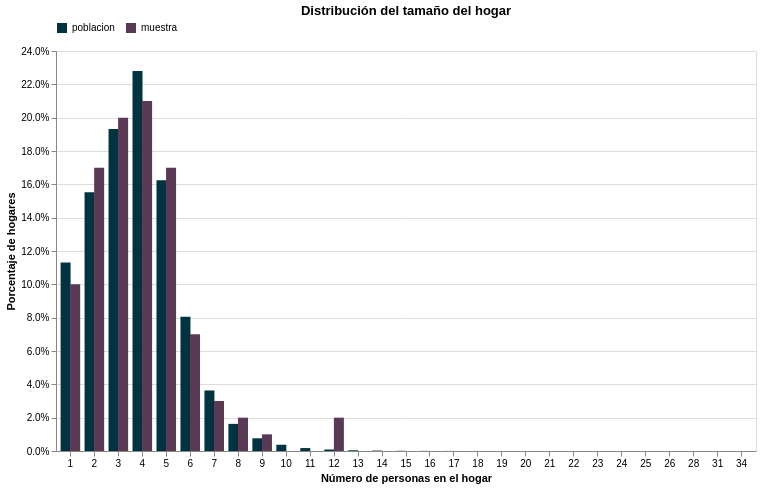

Notebook code for this chart:
### Code cell
comparacion_muestrales(tamano_muestra=100)

### Figure 1 — Vega-Lite specification as saved in the notebook (floating-point values rounded to 4 significant figures)
{"config": {"view": {"continuousWidth": 300, "continuousHeight": 300}}, "data": {"name": "data-2ec20790a227b77e5141032d598bd9fe"}, "mark": {"type": "bar", "size": 10}, "encoding": {"color": {"field": "grupo", "legend": {"orient": "top"}, "scale": {"domain": ["poblacion", "muestra"], "range": ["#013440", "#593954"]}, "sort": ["poblacion", "muestra"], "title": "", "type": "nominal"}, "tooltip": [{"field": "numpersonas", "title": "Personas", "type": "ordinal"}, {"field": "grupo", "title": "Grupo", "type": "nominal"}, {"field": "porcentaje", "format": ".2%", "title": "Porcentaje", "type": "quantitative"}], "x": {"axis": {"labelAngle": 0}, "field": "numpersonas", "title": "Número de personas en el hogar", "type": "ordinal"}, "xOffset": {"field": "grupo", "sort": ["poblacion", "muestra"], "type": "nominal"}, "y": {"axis": {"format": ".1%"}, "field": "porcentaje", "title": "Porcentaje de hogares", "type": "quantitative"}}, "height": 400, "title": "Distribución del tamaño del hogar", "width": 700, "$schema": "https://vega.github.io/schema/vega-lite/v6.1.0.json", "datasets": {"data-2ec20790a227b77e5141032d598bd9fe": [{"numpersonas": 1, "grupo": "poblacion", "porcentaje": 0.113}, {"numpersonas": 2, "grupo": "poblacion", "porcentaje": 0.1552}, {"numpersonas": 3, "grupo": "poblacion", "porcentaje": 0.1931}, {"numpersonas": 4, "grupo": "poblacion", "porcentaje": 0.228}, {"numpersonas": 5, "grupo": "poblacion", "porcentaje": 0.1625}, {"numpersonas": 6, "grupo": "poblacion", "porcentaje": 0.08058}, {"numpersonas": 7, "grupo": "poblacion", "porcentaje": 0.03632}, {"numpersonas": 8, "grupo": "poblacion", "porcentaje": 0.01628}, {"numpersonas": 9, "grupo": "poblacion", "porcentaje": 0.007622}, {"numpersonas": 10, "grupo": "poblacion", "porcentaje": 0.003739}, {"numpersonas": 11, "grupo": "poblacion", "porcentaje": 0.001752}, {"numpersonas": 12, "grupo": "poblacion", "porcentaje": 0.0008917}, {"numpersonas": 13, "grupo": "poblacion", "porcentaje": 0.0004359}, {"numpersonas": 14, "grupo": "poblacion", "porcentaje": 0.0002413}, {"numpersonas": 15, "grupo": "poblacion", "porcentaje": 0.0001209}, {"numpersonas": 16, "grupo": "poblacion", "porcentaje": 6.978e-05}, {"numpersonas": 17, "grupo": "poblacion", "porcentaje": 3.921e-05}, {"numpersonas": 18, "grupo": "poblacion", "porcentaje": 2.338e-05}, {"numpersonas": 19, "grupo": "poblacion", "porcentaje": 1.223e-05}, {"numpersonas": 20, "grupo": "poblacion", "porcentaje": 1.007e-05}, {"numpersonas": 21, "grupo": "poblacion", "porcentaje": 3.956e-06}, {"numpersonas": 22, "grupo": "poblacion", "porcentaje": 3.956e-06}, {"numpersonas": 23, "grupo": "poblacion", "porcentaje": 1.798e-06}, {"numpersonas": 24, "grupo": "poblacion", "porcentaje": 1.439e-06}, {"numpersonas": 25, "grupo": "poblacion", "porcentaje": 3.597e-07}, {"numpersonas": 26, "grupo": "poblacion", "porcentaje": 3.597e-07}, {"numpersonas": 28, "grupo": "poblacion", "porcentaje": 3.597e-07}, {"numpersonas": 31, "grupo": "poblacion", "porcentaje": 3.597e-07}, {"numpersonas": 34, "grupo": "poblacion", "porcentaje": 3.597e-07}, {"numpersonas": 1, "grupo": "muestra", "porcentaje": 0.1}, {"numpersonas": 2, "grupo": "muestra", "porcentaje": 0.17}, {"numpersonas": 3, "grupo": "muestra", "porcentaje": 0.2}, {"numpersonas": 4, "grupo": "muestra", "porcentaje": 0.21}, {"numpersonas": 5, "grupo": "muestra", "porcentaje": 0.17}, {"numpersonas": 6, "grupo": "muestra", "porcentaje": 0.07}, {"numpersonas": 7, "grupo": "muestra", "porcentaje": 0.03}, {"numpersonas": 8, "grupo": "muestra", "porcentaje": 0.02}, {"numpersonas": 9, "grupo": "muestra", "porcentaje": 0.01}, {"numpersonas": 10, "grupo": "muestra", "porcentaje": null}, {"numpersonas": 11, "grupo": "muestra", "porcentaje": null}, {"numpersonas": 12, "grupo": "muestra", "porcentaje": 0.02}, {"numpersonas": 13, "grupo": "muestra", "porcentaje": null}, {"numpersonas": 14, "grupo": "muestra", "porcentaje": null}, {"numpersonas": 15, "grupo": "muestra", "porcentaje": null}, {"numpersonas": 16, "grupo": "muestra", "porcentaje": null}, {"numpersonas": 17, "grupo": "muestra", "porcentaje": null}, {"numpersonas": 18, "grupo": "muestra", "porcentaje": null}, {"numpersonas": 19, "grupo": "muestra", "porcentaje": null}, {"numpersonas": 20, "grupo": "muestra", "porcentaje": null}, {"numpersonas": 21, "grupo": "muestra", "porcentaje": null}, {"numpersonas": 22, "grupo": "muestra", "porcentaje": null}, {"numpersonas": 23, "grupo": "muestra", "porcentaje": null}, {"numpersonas": 24, "grupo": "muestra", "porcentaje": null}, {"numpersonas": 25, "grupo": "muestra", "porcentaje": null}, {"numpersonas": 26, "grupo": "muestra", "porcentaje": null}, {"numpersonas": 28, "grupo": "muestra", "porcentaje": null}, {"numpersonas": 31, "grupo": "muestra", "porcentaje": null}, {"numpersonas": 34, "grupo": "muestra", "porcentaje": null}]}}
